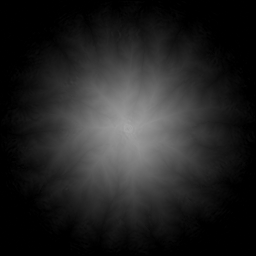
#> input picture maps/erosion/eroded_test_blob.png, 256 x 256 px
$ python _render_heightmap.py eroded_test_blob.png
#> lines starting #> are read from the running program, lines starting #| are printed output that depends on the picture
from __future__ import annotations

import argparse
from pathlib import Path

import numpy as np
from PIL import Image


STEPS = (
    (0.00, (28, 82, 135)),    # water
    (0.20, (222, 197, 118)),  # sand
    (0.30, (72, 136, 68)),    # lowland
    (0.52, (126, 112, 72)),   # upland
    (0.72, (232, 232, 224)),  # snow
)


def load_height(path: Path) -> np.ndarray:
    image = Image.open(path)
    arr = np.asarray(image)
    if arr.ndim == 3:
        arr = np.asarray(image.convert("L"))

    if np.issubdtype(arr.dtype, np.integer):
        max_value = np.iinfo(arr.dtype).max
    else:
        max_value = arr.max()
    arr = arr.astype(np.float64)
    if max_value <= 0:
        return np.zeros(arr.shape, dtype=np.float64)
    return np.clip(arr / max_value, 0.0, 1.0)


def colorize(height: np.ndarray) -> np.ndarray:
    colors = np.zeros((*height.shape, 3), dtype=np.float64)
    step_colors = [(threshold, np.array(color, dtype=np.float64) / 255.0) for threshold, color in STEPS]

    for threshold, color in step_colors:
        colors[height >= threshold] = color
    return colors


def hillshade(height: np.ndarray, strength: float) -> np.ndarray:
    padded = np.pad(height, 1, mode="edge")
    dzdx = (padded[1:-1, 2:] - padded[1:-1, :-2]) * 0.5
    dzdy = (padded[2:, 1:-1] - padded[:-2, 1:-1]) * 0.5

    normal = np.dstack((-dzdx * strength, -dzdy * strength, np.ones_like(height)))
    normal /= np.maximum(np.linalg.norm(normal, axis=2, keepdims=True), 1e-12)

    light = np.array([-0.45, -0.55, 0.72], dtype=np.float64)
    light /= np.linalg.norm(light)
    shade = np.clip(np.sum(normal * light, axis=2), 0.0, 1.0)
    return 0.55 + shade * 0.65


def render(height: np.ndarray, shadow_strength: float) -> np.ndarray:
    colors = colorize(height)
    shade = hillshade(height, shadow_strength)
    rendered = np.clip(colors * shade[..., None], 0.0, 1.0)
    return np.round(rendered * 255.0).astype(np.uint8)


def main() -> None:
    parser = argparse.ArgumentParser(description="Apply stepped terrain colors and a simple hillshade to a heightmap.")
    parser.add_argument("input", type=Path)
    parser.add_argument("--shadow-strength", type=float, default=90.0)
    args = parser.parse_args()

    source = args.input
    if not source.is_absolute():
        source = Path(__file__).resolve().parent / source

    height = load_height(source)
#> in load_height, image is the input picture: PIL image 256x256 L; min 0, max 168, mean 34.9
    rendered = render(height, args.shadow_strength)
#> in render, `colors = colorize(height)`:
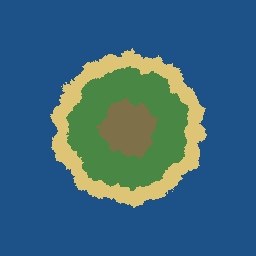
#> colors: shape (256, 256, 3) float64; mean of channels 0, 1, 2 0.225, 0.4, 0.478; drawn as R, G, B
#> in hillshade, `dzdx = (padded[1:-1, 2:] - padded[1:-1, :-2]) * 0.5`:
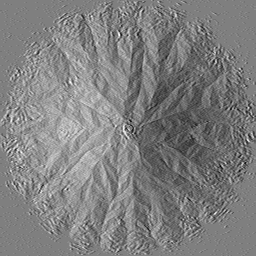
#> dzdx: shape (256, 256) float64; min -0.0216, max 0.0216, mean -1.2e-07; drawn with min black and max white
#> in hillshade, `dzdy = (padded[2:, 1:-1] - padded[:-2, 1:-1]) * 0.5`:
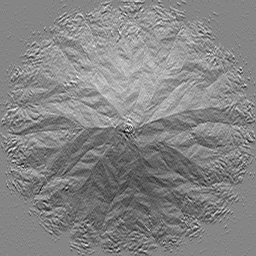
#> dzdy: shape (256, 256) float64; min -0.0235, max 0.0216, mean -6.58e-07; drawn with min black and max white
#> in hillshade, `normal = np.dstack((-dzdx * strength, -dzdy * strength, np.ones_like(h..`:
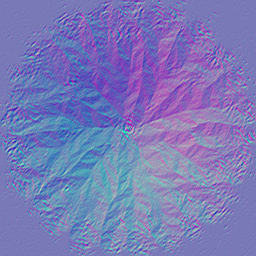
#> normal: shape (256, 256, 3) float64; mean of channels 0, 1, 2 1.08e-05, 5.92e-05, 1; drawn with min black and max white
#> in hillshade, `normal /= np.maximum(np.linalg.norm(normal, axis=2, keepdims=True), 1e..`:
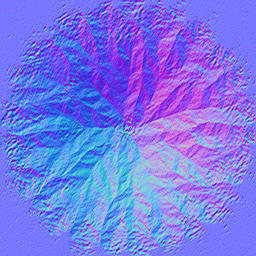
#> normal: shape (256, 256, 3) float64; mean of channels 0, 1, 2 0.000462, 0.000212, 0.88; drawn with min black and max white
#> in hillshade, `shade = np.clip(np.sum(normal * light, axis=2), 0.0, 1.0)`:
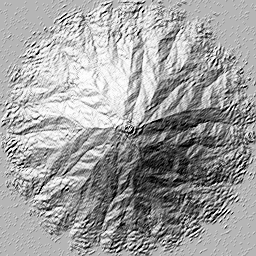
#> shade: shape (256, 256) float64; min 0, max 0.998, mean 0.626
#> in render, `rendered = np.clip(colors * shade[..., None], 0.0, 1.0)`:
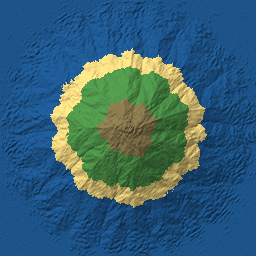
#> rendered: shape (256, 256, 3) float64; mean of channels 0, 1, 2 0.211, 0.381, 0.459; drawn as R, G, B

    output = source.with_name(f"rendered_{source.name}")
    Image.fromarray(rendered, mode="RGB").save(output)
    print(output)


if __name__ == "__main__":
    main()
